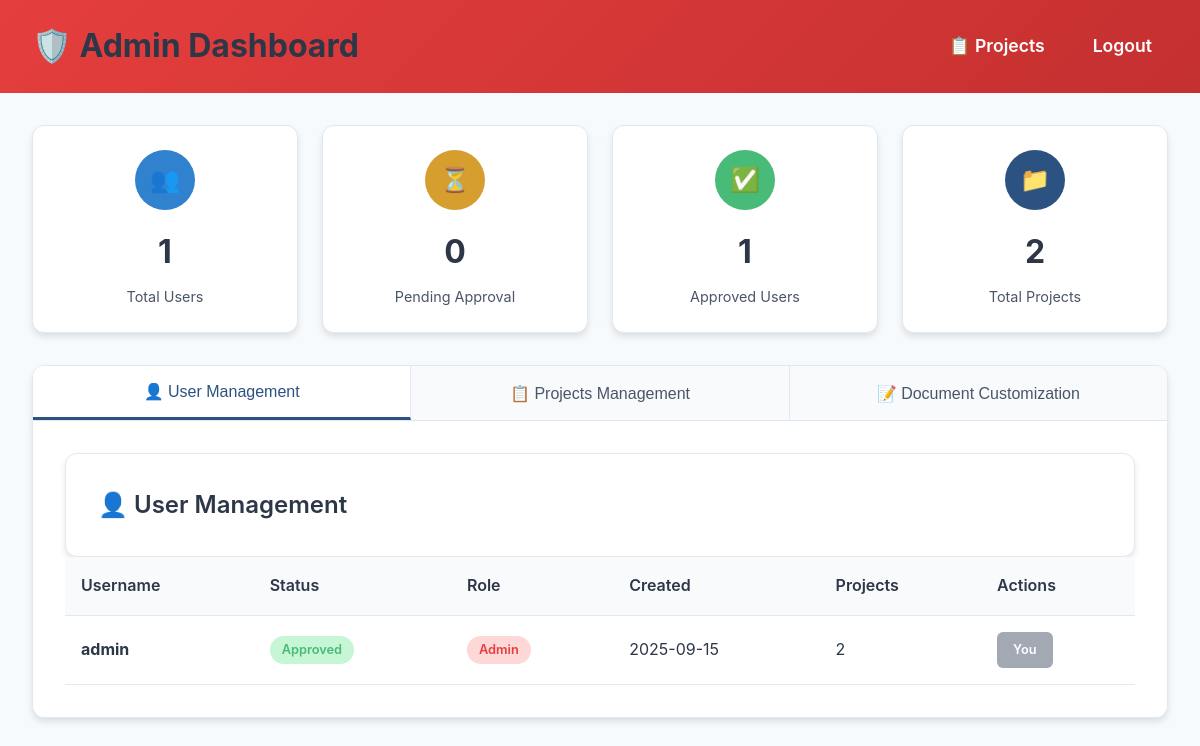
The app's page /admin (signed in), older data.
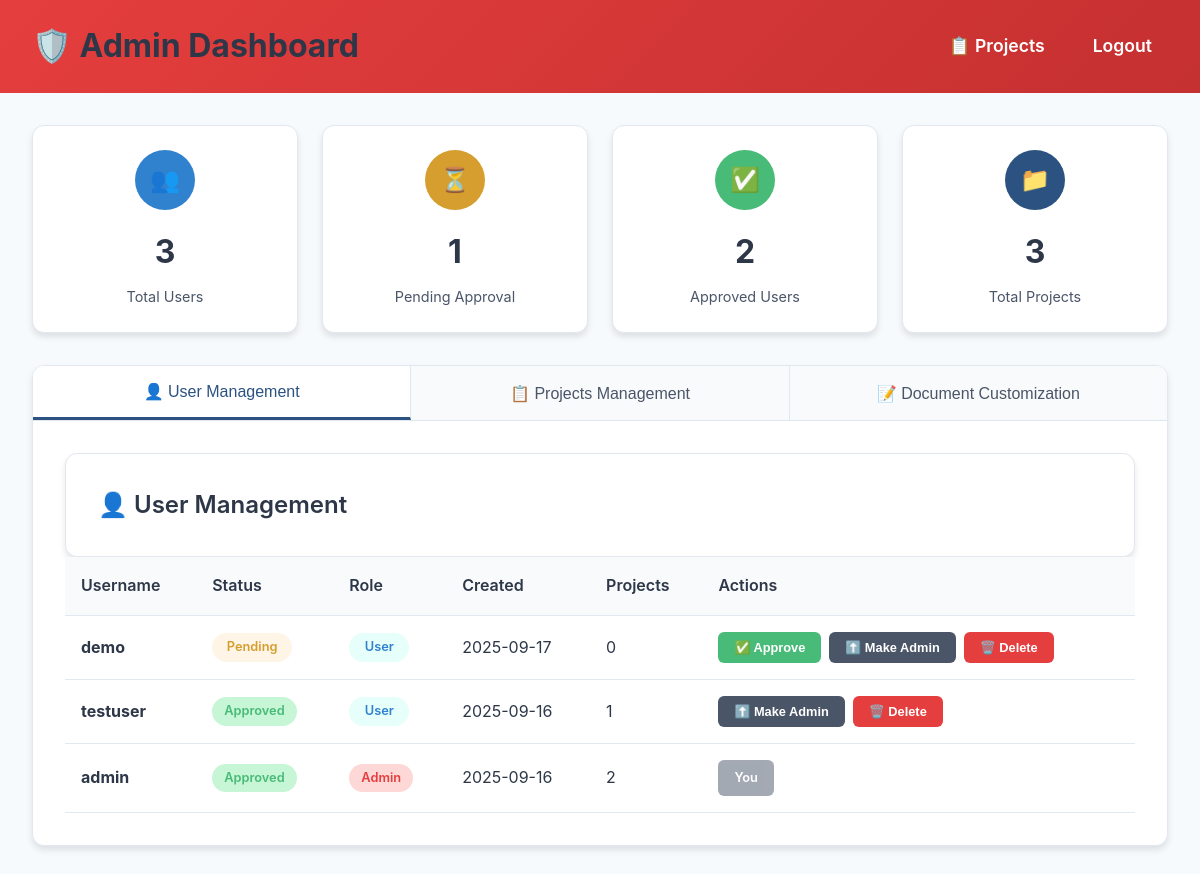
The same page, newer data.
### app.py (models this page shows)
class User(db.Model, UserMixin):
    id = db.Column(db.Integer, primary_key=True)
    username = db.Column(db.String(80), unique=True, nullable=False)
    password = db.Column(db.String(120), nullable=False)
    is_approved = db.Column(db.Boolean, nullable=False, default=False)
    is_admin = db.Column(db.Boolean, nullable=False, default=False)
    created_at = db.Column(db.DateTime, nullable=False, default=db.func.current_timestamp())
    projects = db.relationship('Project', backref='owner', lazy=True)

### app.py (the view)
@app.route('/admin')
@login_required
@admin_required
def admin_dashboard():
    users = User.query.order_by(User.created_at.desc()).all()
    pending_users = User.query.filter_by(is_approved=False).count()
    total_users = User.query.count()
    total_projects = Project.query.count()
    all_projects = db.session.query(Project, User).join(User, Project.user_id == User.id).order_by(Project.name).all()
    projects_data = []
    for project, owner in all_projects:
        panels_count = Panel.query.filter_by(project_id=project.id).count()
        equipment_count = ScheduledEquipment.query.filter_by(project_id=project.id).count()
        projects_data.append({
            'project': project,
            'owner': owner,
            'panels_count': panels_count,
            'equipment_count': equipment_count
        })
    stats = {
        'total_users': total_users,
        'pending_users': pending_users,
        'approved_users': total_users - pending_users,
        'total_projects': total_projects
    }
    return render_template('admin.html', users=users, stats=stats, projects_data=projects_data)

### app.py (called while the page is built)
@login_manager.user_loader
def load_user(user_id):
    return User.query.get(int(user_id))

def admin_required(f):
    from functools import wraps
    @wraps(f)
    def decorated_function(*args, **kwargs):
        if not current_user.is_authenticated or not current_user.is_admin:
            flash("Admin access required.", "danger")
            return redirect(url_for('project_selection'))
        return f(*args, **kwargs)
    return decorated_function

### templates/admin.html (shortened to what this page needs)
<!DOCTYPE html>
<html lang="en">
<head>
</head>
<body>
    <div class="header">
        <div class="header-content">
            <h1>🛡️ Admin Dashboard</h1>
            <div class="nav-links">
                <a href="{{ url_for('project_selection') }}">📋 Projects</a>
                <a href="{{ url_for('logout') }}">Logout</a>
            </div>
        </div>
    </div>
    <div class="container">
        <div class="stats-grid">
            <div class="stat-card">
                <div class="stat-icon users">👥</div>
                <div class="stat-number">{{ stats.total_users }}</div>
                <div class="stat-label">Total Users</div>
            </div>
            <div class="stat-card">
                <div class="stat-icon pending">⏳</div>
                <div class="stat-number">{{ stats.pending_users }}</div>
                <div class="stat-label">Pending Approval</div>
            </div>
            <div class="stat-card">
                <div class="stat-icon approved">✅</div>
                <div class="stat-number">{{ stats.approved_users }}</div>
                <div class="stat-label">Approved Users</div>
            </div>
            <div class="stat-card">
                <div class="stat-icon projects">📁</div>
                <div class="stat-number">{{ stats.total_projects }}</div>
                <div class="stat-label">Total Projects</div>
            </div>
        </div>
        <div class="admin-tabs">
            <button class="admin-tab active" onclick="switchTab('users')">👤 User Management</button>
            <button class="admin-tab" onclick="switchTab('projects')">📋 Projects Management</button>
            <button class="admin-tab" onclick="switchTab('documents')">📝 Document Customization</button>
        </div>
        <div id="users-tab" class="tab-content active">
            <div class="users-section"
            <div class="section-header">
                <div class="section-title">
                    👤 User Management
                </div>
            </div>
            {% if users %}
                <div style="overflow-x: auto;">
                    <table class="users-table">
                        <thead>
                            <tr>
                                <th>Username</th>
                                <th>Status</th>
                                <th>Role</th>
                                <th>Created</th>
                                <th>Projects</th>
                                <th>Actions</th>
                            </tr>
                        </thead>
                        <tbody>
                            {% for user in users %}
                            <tr>
                                <td><strong>{{ user.username }}</strong></td>
                                <td>
                                    {% if user.is_approved %}
                                        <span class="status-badge status-approved">Approved</span>
                                    {% else %}
                                        <span class="status-badge status-pending">Pending</span>
                                    {% endif %}
                                </td>
                                <td>
                                    {% if user.is_admin %}
                                        <span class="role-badge role-admin">Admin</span>
                                    {% else %}
                                        <span class="role-badge role-user">User</span>
                                    {% endif %}
                                </td>
                                <td>{{ user.created_at.strftime('%Y-%m-%d') if user.created_at else 'N/A' }}</td>
                                <td>{{ user.projects|length }}</td>
                                <td>
                                    <div class="action-buttons">
                                        {% if not user.is_approved %}
                                            <form method="POST" action="{{ url_for('approve_user', user_id=user.id) }}" style="display: inline;">
                                                <button type="submit" class="btn btn-success">✅ Approve</button>
                                            </form>
                                        {% endif %}
                                        {% if user.id != current_user.id %}
                                            <form method="POST" action="{{ url_for('toggle_user_admin', user_id=user.id) }}" style="display: inline;">
                                                {% if user.is_admin %}
                                                    <button type="submit" class="btn btn-warning">⬇️ Revoke Admin</button>
                                                {% else %}
                                                    <button type="submit" class="btn btn-secondary">⬆️ Make Admin</button>
                                                {% endif %}
                                            </form>
                                            <button class="btn btn-danger" onclick="showDeleteModal({{ user.id }}, '{{ user.username }}')">
                                                🗑️ Delete
                                            </button>
                                        {% else %}
                                            <span class="btn btn-secondary" style="opacity: 0.5;">You</span>
                                        {% endif %}
                                    </div>
                                </td>
                            </tr>
                            {% endfor %}
                        </tbody>
                    </table>
                </div>
            {% else %}
                <div class="empty-state">
                    <h3>No Users Found</h3>
                    <p>No users have registered yet.</p>
                </div>
            {% endif %}
        </div>
        </div>
</body>
</html>

Row changes from the older to the newer data that the page shows:
added User: username "demo", is_approved "Pending", is_admin "User", created_at "2025-09-17", projects|length "0"
added User: username "testuser", is_approved "Approved", is_admin "User", created_at "2025-09-16", projects|length "1"
changed User "admin": created_at "2025-09-15" → "2025-09-16"
Text that changed along with them:
{{ stats.total_users }}: "1" → "3"
{{ stats.pending_users }}: "0" → "1"
{{ stats.approved_users }}: "1" → "2"
{{ stats.total_projects }}: "2" → "3"
